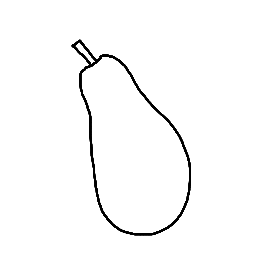
#> input picture DATASETS/rendered_sketch/pear/n07767847_1146-1.png, 256 x 256 px; its folder holds only this picture in this run
$ python sem4.py
#> lines starting #> are read from the running program, lines starting #| are printed output that depends on the picture; after the words box and inside, x2 and y2 are one past the last pixel; in counts of white or black regions, pixels touching at a corner belong together
### utils.py
import numpy as np
import os


def normalization(ordered_lines):
    """
    Segments are normalized so that the draw occupies all the canvas.
    Draw touches both the horizontal or vertical borders.
    Draw is centered.
    Segments are normalized in [0,1]
    :param ordered_lines: segment matrix (N+2)x4
    :return: normalized segment matrix (N+2)x4
    """

    maxs = np.max(ordered_lines, axis=0)
    mins = np.min(ordered_lines, axis=0)
    xmax = max(maxs[0], maxs[2])
    ymax = max(maxs[1], maxs[3])
    xmin = min(mins[0], mins[2])
    ymin = min(mins[1], mins[3])

    # data scaling
    if (xmax - xmin) > (ymax - ymin):
        select_axis_x = True
    else:
        select_axis_x = False

    if select_axis_x:
        z_matrix = (ordered_lines - xmin)
        z_matrix = z_matrix / (xmax - xmin)
    else:
        z_matrix = (ordered_lines - ymin)
        z_matrix = z_matrix / (ymax - ymin)

    # data centering
    maxs = np.max(z_matrix, axis=0)
    mins = np.min(z_matrix, axis=0)
    xmax = max(maxs[0], maxs[2])
    ymax = max(maxs[1], maxs[3])
    xmin = min(mins[0], mins[2])
    ymin = min(mins[1], mins[3])

    if select_axis_x:
        t = (1.0 - (ymax - ymin)) / 2.0
        z_matrix[:, 1] = z_matrix[:, 1] + t - ymin
        z_matrix[:, 3] = z_matrix[:, 3] + t - ymin
    else:
        t = (1.0 - (xmax - xmin)) / 2.0
        z_matrix[:, 0] = z_matrix[:, 0] + t - xmin
        z_matrix[:, 2] = z_matrix[:, 2] + t - xmin

    return z_matrix


# [67 lines left out: functions create_minibatches, find_last_checkpoint, random_augmentation, get_perturbed_matrix, not called in this run]

#index from 0 to 49
def scale_color(i):
    if i < 10:
        r = int(i*2.5)
        g = 0
        b = 0
    if i >= 10 and i < 20:
        r = 255
        g = 0
        b = int((i-10)*2.5)
    if i >= 20 and i < 30:
        r = int((30-i)*2.5)
        g = 0
        b = 255
    if i >= 30 and i < 40:
        r = 0
        g = int((i-30)*2.5)
        b = 255
    if i >= 40:
        r = 0
        g = 255
        b = int((50-i)*2.5)
    return r,g,b

### sem4.py
"""
Image processing module that extract segments from skecth images.
Sketch matrices are (N+2,4), where each segment is represented as [x0,y0,x1,y1].

HEURISTIC 4:
- Extract contours from the image
- Order contours by bigger area
- Build polygons on the contours
- Order segments of each polygon taking as the first segment the one with the smallest abscissa and traverse
the polygon in anti-clock wise direction
- Select only the sketches with less than N segments.
"""


import cv2
import numpy as np
from utils import normalization
#import matplotlib.pyplot as plt
#import os
from utils import scale_color

class SegmentExtractionModule:

    def __init__(self, approx=0.004, min_area=10, N=50):
        self.N = N  # n. max of segments
        self.w = 200  # image width
        self.h = 200  # image height
        self.approx_par = approx  # parameter to approximate contour into polygon
        self.min_area = min_area  # minimum area of a contour
        self.lower = 100  # canny edges detector
        self.upper = 200  # canny edges detector
        self.max_value = 199.0  # maximum value that can assume a segment coordinate
        print('**** [SEM] initialized ***')

    def detect_shape(self, c):
        #approximate a contour with polygon
        peri = cv2.arcLength(c, True)
        approx = cv2.approxPolyDP(c, self.approx_par * peri, True)
        return approx

    def build_segment_matrix(self, z):
        """
        Build segment matrix from sketch image
        :param z: grayscale image
        :return: norm_matrix: normalized sketch matrix (N+2,4)
                 up: number of lines of the sketch
                 segm_img: image representation of the sketch with segments
                 save: (boolean) if saving the segments matrix
        """

        save = True
        gray = z.astype(np.uint8)
        edges = cv2.Canny(gray, self.lower, self.upper)
        contours, hierarchy = cv2.findContours(edges, cv2.RETR_CCOMP, cv2.CHAIN_APPROX_SIMPLE) #cv2.CHAIN_APPROX_SIMPLE removes all redundant points and compresses the contour,

        filtered_contours = []
        count = 0
        for c in contours:  # select contours with area greater than a threshold
            if cv2.contourArea(c) > self.min_area and hierarchy[:,count,3]==-1:
                filtered_contours.append(c)
            count = count + 1

        filtered_contours.sort(reverse=True, key=cv2.contourArea)  # order contours by bigger area

        norm_matrix = np.zeros((self.N + 2, 4), dtype=float)
        segm_img = np.ones((self.w, self.h,3), dtype=np.uint8) * 255
        n_lines = 0
        ordered_lines = np.zeros((self.N, 4), dtype=int)

        for c in filtered_contours:
            first = True
            approx = self.detect_shape(c)
            points = approx[:, 0, :]
            p = points.shape[0]
            S = np.zeros((p, 4))
            for i in range(p):
                x = points[i,0]
                y = points[i,1]
                if first:
                    S[i, 0] = x
                    S[i, 1] = y
                    S[i + p - 1, 2] = x
                    S[i + p - 1, 3] = y
                    first = False
                else:
                    S[i - 1, 2] = x
                    S[i - 1, 3] = y
                    S[i, 0] = x
                    S[i, 1] = y

            abscissas1 = S[:,0]
            min_idx = np.argmin(abscissas1)

            L = np.zeros((p,4))
            L[0,:] = S[min_idx,:]
            L[:p - min_idx, :] = S[min_idx:, :]
            L[p - min_idx:, :] = S[:min_idx, :]

            if n_lines + p < self.N:
                ordered_lines[n_lines:n_lines+p,:] = L
            else:
                save = False
                break #col break qui si ottengono solo curve chiuse
                ordered_lines[n_lines:, :] = L[:self.N - n_lines, :]
                n_lines = n_lines + p

            n_lines = n_lines + p

        up = min(n_lines, self.N)

        try:
            if save==True:  # save sketch with less than N segments
                norm_segments = normalization(ordered_lines[:up, :])
                norm_matrix[1:up + 1, :] = norm_segments  # starting point is [0,0,0,0]
                norm_matrix[up+1, :] = 1.0  # ending point is [1,1,1,1]

                for i in range(up):  # draw sketch with extracted segments
                     r, g, b = scale_color(i)
                     cv2.line(segm_img,
                              (int(round(norm_matrix[i+1, 0]*self.max_value)), int(round(norm_matrix[i+1, 1]*self.max_value))),
                              (int(round(norm_matrix[i+1, 2]*self.max_value)), int(round(norm_matrix[i+1, 3]*self.max_value))),
                              (r, g, b), 1)

        except:
            print('*** no lines')
            save = False

        return norm_matrix, up, segm_img, save


if __name__=="__main__":
    import os

    category = "pear"
    sem = SegmentExtractionModule()
    src = 'DATASETS/rendered_sketch/' + category

    dst_dir = 'segment_images/' + category
    if not os.path.exists(dst_dir):
        os.makedirs(dst_dir)

    for frame in os.listdir(src):
        name = frame.split('.')[0]
        img = cv2.imread(src + '/' + frame,0)
#> img is the input picture: shape (256, 256); min 0, max 255, mean 249.6
        img = cv2.resize(img, (sem.w, sem.h))
#> img: shape (200, 200)
        z_matrix, up, obj, save = sem.build_segment_matrix(img)
#> in build_segment_matrix, `edges = cv2.Canny(gray, self.lower, self.upper)`:
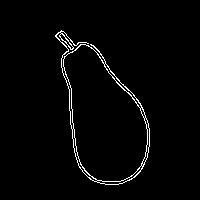
#> edges: shape (200, 200); 2.1% white in thin lines or dots, all inside (x1, y1, x2, y2) = (55, 30, 150, 185)
#> in build_segment_matrix, `contours, hierarchy = cv2.findContours(edges, cv2.RETR_CCOMP, cv2.CHAI..`: contours = 9 contours, 1 with area under 20; largest, box (x1, y1, x2, y2) and area: (55, 30, 150, 185) 8219, (63, 44, 148, 182) 7527, (72, 128, 98, 182) 132, (96, 165, 143, 185) 124, (104, 63, 142, 109) 124, (142, 117, 150, 165) 101, (59, 33, 74, 50) 50, (140, 107, 146, 119) 24
#> the loop in build_segment_matrix, `for c in contours:` made 9 passes
#> after the loop in build_segment_matrix, `for c in contours:`: count = 9; filtered_contours = 1 contour; box (x1, y1, x2, y2) and area: (55, 30, 150, 185) 8219
#> the loop in build_segment_matrix, `for c in filtered_contours:` made 1 pass
#> (peri in detect_shape, p, min_idx, n_lines) on pass 1: (785.2, 33, 1, 33)
#> after the loop in build_segment_matrix, `for c in filtered_contours:`: n_lines = 33; ordered_lines = 50 rows, first 6: [55, 36, 68, 49], [68, 49, 62, 55], [62, 55, 61, 67], [61, 67, 69, 89], [69, 89, 78, 165], [78, 165, 94, 181]
#> in build_segment_matrix, `up = min(n_lines, self.N)`: up = 33
#> in normalization, `maxs = np.max(ordered_lines, axis=0)`: maxs = [149, 183, 149, 183]
#> in normalization, `mins = np.min(ordered_lines, axis=0)`: mins = [55, 30, 55, 30]
#> in normalization, `xmax = max(maxs[0], maxs[2])`: xmax = 149
#> in normalization, `ymax = max(maxs[1], maxs[3])`: ymax = 183
#> in normalization, `xmin = min(mins[0], mins[2])`: xmin = 55
#> in normalization, `ymin = min(mins[1], mins[3])`: ymin = 30
#> in normalization, `z_matrix = (ordered_lines - ymin)`: z_matrix = 33 rows, first 6: [25, 6, 38, 19], [38, 19, 32, 25], [32, 25, 31, 37], [31, 37, 39, 59], [39, 59, 48, 135], [48, 135, 64, 151]
#> in normalization, `z_matrix = z_matrix / (ymax - ymin)`: z_matrix = 33 rows, first 6: [0.163, 0.0392, 0.248, 0.124], [0.248, 0.124, 0.209, 0.163], [0.209, 0.163, 0.203, 0.242], [0.203, 0.242, 0.255, 0.386], [0.255, 0.386, 0.314, 0.882], [0.314, 0.882, 0.418, 0.987]
#> in normalization, `maxs = np.max(z_matrix, axis=0)`: maxs = [0.778, 1, 0.778, 1]
#> in normalization, `mins = np.min(z_matrix, axis=0)`: mins = [0.163, 0, 0.163, 0]
#> in normalization, `xmax = max(maxs[0], maxs[2])`: xmax = 0.778
#> in normalization, `ymax = max(maxs[1], maxs[3])`: ymax = 1
#> in normalization, `xmin = min(mins[0], mins[2])`: xmin = 0.163
#> in normalization, `ymin = min(mins[1], mins[3])`: ymin = 0
#> in normalization, `t = (1.0 - (xmax - xmin)) / 2.0`: t = 0.193
#> in build_segment_matrix, `norm_segments = normalization(ordered_lines[:up, :])`: norm_segments = 33 rows, first 6: [0.193, 0.0392, 0.278, 0.124], [0.278, 0.124, 0.239, 0.163], [0.239, 0.163, 0.232, 0.242], [0.232, 0.242, 0.284, 0.386], [0.284, 0.386, 0.343, 0.882], [0.343, 0.882, 0.448, 0.987]
#> after the loop in build_segment_matrix, `for i in range(up):`:
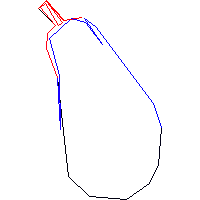
#> segm_img: shape (200, 200, 3); mean of channels 0, 1, 2 252.5, 250.3, 251.6; drawn as B, G, R
#> z_matrix = 52 rows, first 6: [0, 0, 0, 0], [0.193, 0.0392, 0.278, 0.124], [0.278, 0.124, 0.239, 0.163], [0.239, 0.163, 0.232, 0.242], [0.232, 0.242, 0.284, 0.386], [0.284, 0.386, 0.343, 0.882]; up = 33; save = True
        rgb = cv2.cvtColor(obj, cv2.COLOR_BGR2RGB)

        print(frame, save)
#| n07767847_1146-1.png True

        if save == True:
            cv2.imwrite(dst_dir + '/' + name + '_' + str(up) + '.jpg', rgb)

$ run again, on DATASETS/rendered_sketch/pear/n07767847_1146-5.png
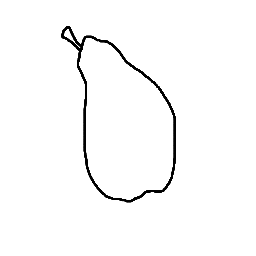
#> input picture DATASETS/rendered_sketch/pear/n07767847_1146-5.png, 256 x 256 px
#> img is the input picture: shape (256, 256); min 0, max 255, mean 249.9
#> img: shape (200, 200)
#> in build_segment_matrix, `edges = cv2.Canny(gray, self.lower, self.upper)`:
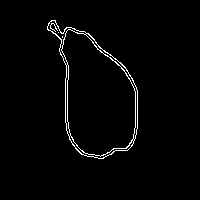
#> edges: shape (200, 200); 1.9% white in thin lines or dots, all inside (x1, y1, x2, y2) = (47, 20, 138, 159)
#> contours = 10 contours, 4 with area under 20; largest, box (x1, y1, x2, y2) and area: (47, 20, 138, 159) 7545, (61, 29, 136, 157) 6598, (85, 33, 138, 140) 268, (47, 20, 87, 66) 260, (69, 135, 134, 159) 172, (65, 64, 71, 137) 148
#> the loop in build_segment_matrix, `for c in contours:` made 10 passes
#> c on passes 1 to 2: [[62, 36], [62, 37]], [[58, 32]]
#> after the loop in build_segment_matrix, `for c in contours:`: count = 10; filtered_contours = 1 contour; box (x1, y1, x2, y2) and area: (47, 20, 138, 159) 7545
#> the loop in build_segment_matrix, `for c in filtered_contours:` made 1 pass
#> (peri in detect_shape, p, min_idx, n_lines) on pass 1: (401.4, 21, 1, 21)
#> after the loop in build_segment_matrix, `for c in filtered_contours:`: n_lines = 21; ordered_lines = 50 rows, first 6: [47, 29, 61, 40], [61, 40, 59, 51], [59, 51, 66, 65], [66, 65, 65, 122], [65, 122, 69, 139], [69, 139, 81, 154]
#> in build_segment_matrix, `up = min(n_lines, self.N)`: up = 21
#> in normalization, `maxs = np.max(ordered_lines, axis=0)`: maxs = [137, 158, 137, 158]
#> in normalization, `mins = np.min(ordered_lines, axis=0)`: mins = [47, 20, 47, 20]
#> in normalization, `xmax = max(maxs[0], maxs[2])`: xmax = 137
#> in normalization, `ymax = max(maxs[1], maxs[3])`: ymax = 158
#> in normalization, `xmin = min(mins[0], mins[2])`: xmin = 47
#> in normalization, `ymin = min(mins[1], mins[3])`: ymin = 20
#> in normalization, `z_matrix = (ordered_lines - ymin)`: z_matrix = 21 rows, first 6: [27, 9, 41, 20], [41, 20, 39, 31], [39, 31, 46, 45], [46, 45, 45, 102], [45, 102, 49, 119], [49, 119, 61, 134]
#> in normalization, `z_matrix = z_matrix / (ymax - ymin)`: z_matrix = 21 rows, first 6: [0.196, 0.0652, 0.297, 0.145], [0.297, 0.145, 0.283, 0.225], [0.283, 0.225, 0.333, 0.326], [0.333, 0.326, 0.326, 0.739], [0.326, 0.739, 0.355, 0.862], [0.355, 0.862, 0.442, 0.971]
#> in normalization, `maxs = np.max(z_matrix, axis=0)`: maxs = [0.848, 1, 0.848, 1]
#> in normalization, `mins = np.min(z_matrix, axis=0)`: mins = [0.196, 0, 0.196, 0]
#> in normalization, `xmax = max(maxs[0], maxs[2])`: xmax = 0.848
#> in normalization, `ymax = max(maxs[1], maxs[3])`: ymax = 1
#> in normalization, `xmin = min(mins[0], mins[2])`: xmin = 0.196
#> in normalization, `ymin = min(mins[1], mins[3])`: ymin = 0
#> t = 0.174
#> norm_segments = 21 rows, first 6: [0.174, 0.0652, 0.275, 0.145], [0.275, 0.145, 0.261, 0.225], [0.261, 0.225, 0.312, 0.326], [0.312, 0.326, 0.304, 0.739], [0.304, 0.739, 0.333, 0.862], [0.333, 0.862, 0.42, 0.971]
#> after the loop in build_segment_matrix, `for i in range(up):`:
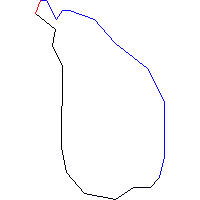
#> segm_img: shape (200, 200, 3); mean of channels 0, 1, 2 253.3, 251.8, 251.9; drawn as B, G, R
#> `z_matrix, up, obj, save = sem.build_segment_matrix(img)`: z_matrix = 52 rows, first 6: [0, 0, 0, 0], [0.174, 0.0652, 0.275, 0.145], [0.275, 0.145, 0.261, 0.225], [0.261, 0.225, 0.312, 0.326], [0.312, 0.326, 0.304, 0.739], [0.304, 0.739, 0.333, 0.862]; up = 21; save = True
#| n07767847_1146-5.png True

$ run again, on DATASETS/rendered_sketch/pear/n07767847_189-1.png
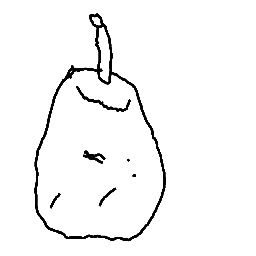
#> input picture DATASETS/rendered_sketch/pear/n07767847_189-1.png, 256 x 256 px
#> img is the input picture: shape (256, 256); min 0, max 255, mean 246.2
#> `img = cv2.resize(img, (sem.w, sem.h))`:
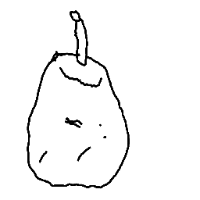
#> img: shape (200, 200); min 0, max 255, mean 246.2
#> in build_segment_matrix, `edges = cv2.Canny(gray, self.lower, self.upper)`:
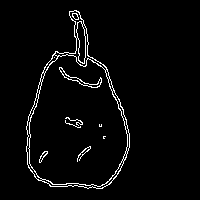
#> edges: shape (200, 200); 3.2% white in thin lines or dots, all inside (x1, y1, x2, y2) = (26, 10, 130, 189)
#> contours = 27 contours, 9 with area under 20; largest, box (x1, y1, x2, y2) and area: (26, 10, 130, 189) 11542, (28, 54, 128, 187) 10032, (54, 23, 107, 71) 276, (76, 21, 86, 64) 256, (26, 81, 43, 181) 236
#> the loop in build_segment_matrix, `for c in contours:` made 27 passes
#> c on pass 10: [[54, 57]]
#> after the loop in build_segment_matrix, `for c in contours:`: count = 27; filtered_contours = 4 contours; box (x1, y1, x2, y2) and area: (26, 10, 130, 189) 11542, (59, 67, 102, 88) 140, (39, 151, 48, 163) 35, (72, 13, 79, 20) 28
#> the loop in build_segment_matrix, `for c in filtered_contours:` made 2 passes
#> (peri in detect_shape, p, min_idx, save) on pass 2: (116.3, 31, 0, False)
#> after the loop in build_segment_matrix, `for c in filtered_contours:`: n_lines = 22; ordered_lines = 50 rows, first 6: [26, 126, 27, 164], [27, 164, 38, 180], [38, 180, 50, 186], [50, 186, 102, 188], [102, 188, 109, 184], [109, 184, 120, 170]
#> in build_segment_matrix, `up = min(n_lines, self.N)`: up = 22
#> obj: shape (200, 200, 3); every value is 255
#> `z_matrix, up, obj, save = sem.build_segment_matrix(img)`: z_matrix = 52 rows, first 6: [0, 0, 0, 0], [0, 0, 0, 0], [0, 0, 0, 0], [0, 0, 0, 0], [0, 0, 0, 0], [0, 0, 0, 0]; up = 22; save = False
#| n07767847_189-1.png False

$ run again, on DATASETS/rendered_sketch/pear/n07767847_189-2.png
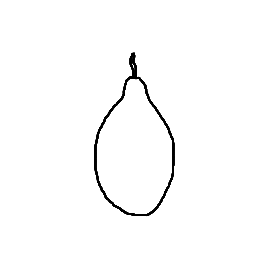
#> input picture DATASETS/rendered_sketch/pear/n07767847_189-2.png, 256 x 256 px
#> img is the input picture: shape (256, 256); min 0, max 255, mean 250.9
#> img: shape (200, 200)
#> in build_segment_matrix, `edges = cv2.Canny(gray, self.lower, self.upper)`:
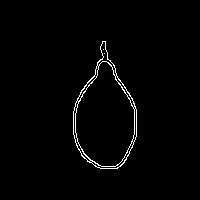
#> edges: shape (200, 200); 1.5% white in thin lines or dots, all inside (x1, y1, x2, y2) = (73, 41, 137, 169)
#> contours = 12 contours, 4 with area under 20; largest, box (x1, y1, x2, y2) and area: (73, 41, 137, 169) 5091, (75, 61, 135, 167) 4347, (97, 41, 117, 77) 148, (73, 100, 91, 162) 142, (91, 141, 134, 169) 122, (77, 65, 99, 102) 89, (115, 75, 135, 108) 80, (132, 108, 137, 143) 69
#> the loop in build_segment_matrix, `for c in contours:` made 12 passes
#> c on passes 1 to 2: [[104, 53]], [[103, 49]]
#> after the loop in build_segment_matrix, `for c in contours:`: count = 12; filtered_contours = 1 contour; box (x1, y1, x2, y2) and area: (73, 41, 137, 169) 5091
#> the loop in build_segment_matrix, `for c in filtered_contours:` made 1 pass
#> (peri in detect_shape, p, min_idx, n_lines) on pass 1: (326.2, 21, 7, 21)
#> after the loop in build_segment_matrix, `for c in filtered_contours:`: n_lines = 21; ordered_lines = 50 rows, first 6: [73, 111, 73, 134], [73, 134, 81, 155], [81, 155, 87, 161], [87, 161, 100, 168], [100, 168, 117, 168], [117, 168, 126, 159]
#> in build_segment_matrix, `up = min(n_lines, self.N)`: up = 21
#> in normalization, `maxs = np.max(ordered_lines, axis=0)`: maxs = [136, 168, 136, 168]
#> in normalization, `mins = np.min(ordered_lines, axis=0)`: mins = [73, 41, 73, 41]
#> in normalization, `xmax = max(maxs[0], maxs[2])`: xmax = 136
#> in normalization, `ymax = max(maxs[1], maxs[3])`: ymax = 168
#> in normalization, `xmin = min(mins[0], mins[2])`: xmin = 73
#> in normalization, `ymin = min(mins[1], mins[3])`: ymin = 41
#> in normalization, `z_matrix = (ordered_lines - ymin)`: z_matrix = 21 rows, first 6: [32, 70, 32, 93], [32, 93, 40, 114], [40, 114, 46, 120], [46, 120, 59, 127], [59, 127, 76, 127], [76, 127, 85, 118]
#> in normalization, `z_matrix = z_matrix / (ymax - ymin)`: z_matrix = 21 rows, first 6: [0.252, 0.551, 0.252, 0.732], [0.252, 0.732, 0.315, 0.898], [0.315, 0.898, 0.362, 0.945], [0.362, 0.945, 0.465, 1], [0.465, 1, 0.598, 1], [0.598, 1, 0.669, 0.929]
#> in normalization, `maxs = np.max(z_matrix, axis=0)`: maxs = [0.748, 1, 0.748, 1]
#> in normalization, `mins = np.min(z_matrix, axis=0)`: mins = [0.252, 0, 0.252, 0]
#> in normalization, `xmax = max(maxs[0], maxs[2])`: xmax = 0.748
#> in normalization, `ymax = max(maxs[1], maxs[3])`: ymax = 1
#> in normalization, `xmin = min(mins[0], mins[2])`: xmin = 0.252
#> in normalization, `ymin = min(mins[1], mins[3])`: ymin = 0
#> t = 0.252
#> norm_segments has the same summary as z_matrix in normalization
#> after the loop in build_segment_matrix, `for i in range(up):`:
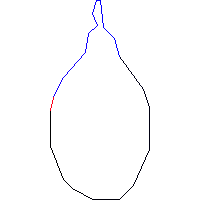
#> segm_img: shape (200, 200, 3); mean of channels 0, 1, 2 253.3, 252.2, 252.3; drawn as B, G, R
#> `z_matrix, up, obj, save = sem.build_segment_matrix(img)`: z_matrix = 52 rows, first 6: [0, 0, 0, 0], [0.252, 0.551, 0.252, 0.732], [0.252, 0.732, 0.315, 0.898], [0.315, 0.898, 0.362, 0.945], [0.362, 0.945, 0.465, 1], [0.465, 1, 0.598, 1]; up = 21; save = True
#| n07767847_189-2.png True
